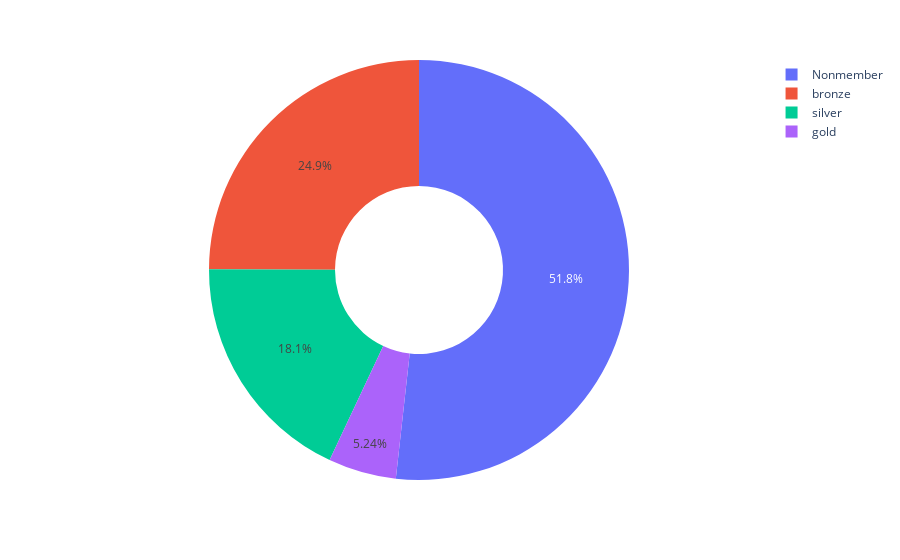

The notebook cell saved with this chart:
### Code cell
x = df["membership_tier"].value_counts().reset_index().rename(columns={"index":"membership_tier", "membership_tier":"count"})
px.pie(x, names="membership_tier", values="count", hole=0.4)

### Figure 1 — Plotly figure (JSON) as saved in the notebook; plotly's stock layout.template omitted (floating-point values rounded to 4 significant figures)
{"data": [{"domain": {"x": [0, 1], "y": [0, 1]}, "hole": 0.4, "hovertemplate": "membership_tier=%{label}<br>count=%{value}<extra></extra>", "labels": ["Nonmember", "bronze", "silver", "gold"], "legendgroup": "", "name": "", "showlegend": true, "type": "pie", "values": [385592, 185755, 134587, 39012]}], "layout": {"legend": {"tracegroupgap": 0}, "margin": {"t": 60}}}
